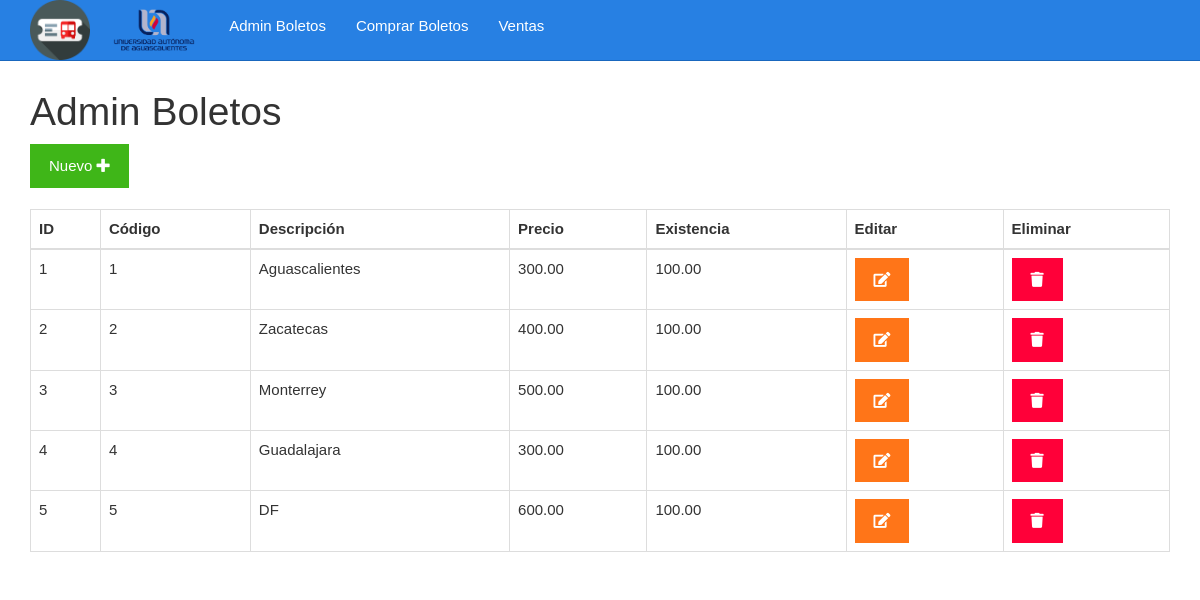
The app's page /listar.php with its own data.
### tables this page shows
CREATE TABLE productos(
	id BIGINT UNSIGNED NOT NULL AUTO_INCREMENT,
	codigo VARCHAR(255) NOT NULL,
	descripcion VARCHAR(255) NOT NULL,
	precioVenta DECIMAL(5, 2) NOT NULL,
	precioCompra DECIMAL(5, 2) NOT NULL,
	existencia DECIMAL(5, 2) NOT NULL,
	PRIMARY KEY(id)
);

### listar.php (the view)
<?php include_once "encabezado.php" ?>
<?php
include_once "base_de_datos.php";
$sentencia = $base_de_datos->query("SELECT * FROM productos;");
$productos = $sentencia->fetchAll(PDO::FETCH_OBJ);
?>
	<div class="col-xs-12">
		<h1>Admin Boletos</h1>
		<div>
			<a class="btn btn-success" href="./formulario.php">Nuevo <i class="fa fa-plus"></i></a>
		</div>
		<br>
		<table class="table table-bordered">
			<thead>
				<tr>
					<th>ID</th>
					<th>Código</th>
					<th>Descripción</th>
					<th>Precio</th>
					<th>Existencia</th>
					<th>Editar</th>
					<th>Eliminar</th>
				</tr>
			</thead>
			<tbody>
				<?php foreach($productos as $producto){ ?>
				<tr>
					<td><?php echo $producto->id ?></td>
					<td><?php echo $producto->codigo ?></td>
					<td><?php echo $producto->descripcion ?></td>
					<td><?php echo $producto->precioCompra ?></td>
					<td><?php echo $producto->existencia ?></td>
					<td><a class="btn btn-warning" href="<?php echo "editar.php?id=" . $producto->id?>"><i class="fa fa-edit"></i></a></td>
					<td><a class="btn btn-danger" href="<?php echo "eliminar.php?id=" . $producto->id?>"><i class="fa fa-trash"></i></a></td>
				</tr>
				<?php } ?>
			</tbody>
		</table>
	</div>
<?php include_once "pie.php" ?>

### encabezado.php (shortened to what this page needs)
<!DOCTYPE html>
<html lang="es">
<head>
	<link rel="stylesheet" href="./css/fontawesome-all.min.css">
	<link rel="stylesheet" href="./css/2.css">
	<link rel="stylesheet" href="./css/estilo.css">
</head>
<body>
	<nav class="navbar navbar-inverse navbar-fixed-top">
		<div class="container">
			<div class="navbar-header">
				<img src="./logo2.png" width="60px" alt=""  />
				<img src="./logo3.png" width="120px" alt=""  />
			</div>
			<div id="navbar" class="collapse navbar-collapse">
				<ul class="nav navbar-nav">
					<li><a href="./listar.php">Admin Boletos</a></li>
					<li><a href="./vender.php">Comprar Boletos</a></li>
					<li><a href="./ventas.php">Ventas</a></li>
				</ul>
			</div>
		</div>
	</nav>
	<div class="container">
		<div class="row">

### pie.php
		</div>
	</div>
</body>
</html>

### css/estilo.css (style rules this page uses)
body { padding-top: 70px; }

### records on screen
productos: id "1", codigo "1", descripcion "Aguascalientes", precioCompra "300.00", existencia "100.00"
productos: id "2", codigo "2", descripcion "Zacatecas", precioCompra "400.00", existencia "100.00"
productos: id "3", codigo "3", descripcion "Monterrey", precioCompra "500.00", existencia "100.00"
productos: id "4", codigo "4", descripcion "Guadalajara", precioCompra "300.00", existencia "100.00"
productos: id "5", codigo "5", descripcion "DF", precioCompra "600.00", existencia "100.00"
